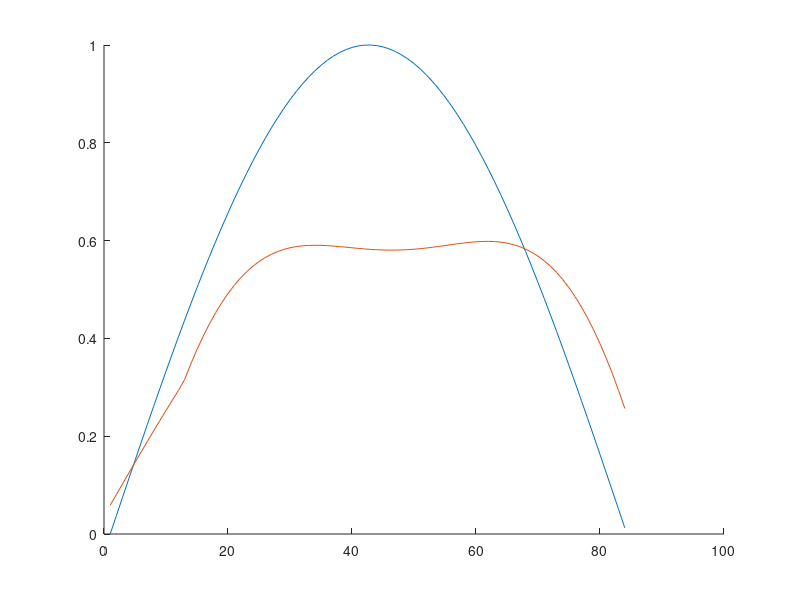

The MATLAB script that drew this image:
t=0:0.0001:1/2/60;
k=0.001;

s=220*sin(2*pi*60*t);
S=220*cos(2*pi*60*t)*2*pi*60;

hold on
N=k*S-s+400;

d=N./400;

for i=1:length(d)
    if(d(i)>0.95)
        d(i)=0.95;
    end
end

%plot(d)

plot(s/220)


ril1=(1/85e-3).*s.*d*(1/2000);%plot(ril1)
ril2=(1/85e-3).*(400-s).*(1-d)*(1/2000);%plot(ril2)

plot((ril1+ril2)/2)



